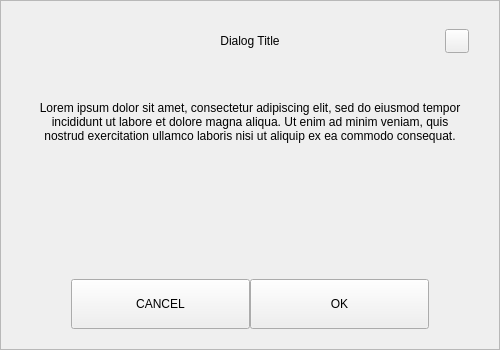
<?xml version="1.0" encoding="UTF-8"?>
<ui version="4.0">
 <class>DefaultDialog</class>
 <widget class="QWidget" name="DefaultDialog">
  <property name="geometry">
   <rect>
    <x>0</x>
    <y>0</y>
    <width>500</width>
    <height>350</height>
   </rect>
  </property>
  <property name="windowTitle">
   <string>Form</string>
  </property>
  <layout class="QVBoxLayout" name="verticalLayout_3">
   <property name="spacing">
    <number>0</number>
   </property>
   <property name="leftMargin">
    <number>0</number>
   </property>
   <property name="topMargin">
    <number>0</number>
   </property>
   <property name="rightMargin">
    <number>0</number>
   </property>
   <property name="bottomMargin">
    <number>0</number>
   </property>
   <item>
    <widget class="QFrame" name="frame">
     <property name="styleSheet">
      <string notr="true"/>
     </property>
     <property name="frameShape">
      <enum>QFrame::StyledPanel</enum>
     </property>
     <property name="frameShadow">
      <enum>QFrame::Raised</enum>
     </property>
     <layout class="QVBoxLayout" name="verticalLayout_2">
      <property name="spacing">
       <number>0</number>
      </property>
      <property name="leftMargin">
       <number>30</number>
      </property>
      <property name="topMargin">
       <number>20</number>
      </property>
      <property name="rightMargin">
       <number>30</number>
      </property>
      <property name="bottomMargin">
       <number>20</number>
      </property>
      <item>
       <layout class="QHBoxLayout" name="horizontalLayout_3">
        <property name="spacing">
         <number>0</number>
        </property>
        <item>
         <spacer name="horizontalSpacer_21">
          <property name="orientation">
           <enum>Qt::Horizontal</enum>
          </property>
          <property name="sizeHint" stdset="0">
           <size>
            <width>40</width>
            <height>20</height>
           </size>
          </property>
         </spacer>
        </item>
        <item>
         <widget class="QLabel" name="labelTitle">
          <property name="minimumSize">
           <size>
            <width>0</width>
            <height>40</height>
           </size>
          </property>
          <property name="maximumSize">
           <size>
            <width>16777215</width>
            <height>40</height>
           </size>
          </property>
          <property name="styleSheet">
           <string notr="true">padding-left:24px;</string>
          </property>
          <property name="text">
           <string notr="true">Dialog Title</string>
          </property>
          <property name="alignment">
           <set>Qt::AlignCenter</set>
          </property>
          <property name="margin">
           <number>7</number>
          </property>
         </widget>
        </item>
        <item>
         <spacer name="horizontalSpacer">
          <property name="orientation">
           <enum>Qt::Horizontal</enum>
          </property>
          <property name="sizeHint" stdset="0">
           <size>
            <width>40</width>
            <height>20</height>
           </size>
          </property>
         </spacer>
        </item>
        <item>
         <widget class="QPushButton" name="btnEsc">
          <property name="minimumSize">
           <size>
            <width>24</width>
            <height>24</height>
           </size>
          </property>
          <property name="maximumSize">
           <size>
            <width>24</width>
            <height>24</height>
           </size>
          </property>
          <property name="focusPolicy">
           <enum>Qt::NoFocus</enum>
          </property>
          <property name="text">
           <string/>
          </property>
         </widget>
        </item>
       </layout>
      </item>
      <item>
       <spacer name="verticalSpacer_2">
        <property name="orientation">
         <enum>Qt::Vertical</enum>
        </property>
        <property name="sizeType">
         <enum>QSizePolicy::Fixed</enum>
        </property>
        <property name="sizeHint" stdset="0">
         <size>
          <width>20</width>
          <height>40</height>
         </size>
        </property>
       </spacer>
      </item>
      <item>
       <widget class="QLabel" name="labelMessage">
        <property name="text">
         <string notr="true">Lorem ipsum dolor sit amet, consectetur adipiscing elit, sed do eiusmod tempor incididunt ut labore et dolore magna aliqua. Ut enim ad minim veniam, quis nostrud exercitation ullamco laboris nisi ut aliquip ex ea commodo consequat.</string>
        </property>
        <property name="alignment">
         <set>Qt::AlignCenter</set>
        </property>
        <property name="wordWrap">
         <bool>true</bool>
        </property>
       </widget>
      </item>
      <item>
       <spacer name="verticalSpacer_3">
        <property name="orientation">
         <enum>Qt::Vertical</enum>
        </property>
        <property name="sizeType">
         <enum>QSizePolicy::Expanding</enum>
        </property>
        <property name="sizeHint" stdset="0">
         <size>
          <width>20</width>
          <height>10</height>
         </size>
        </property>
       </spacer>
      </item>
      <item>
       <layout class="QHBoxLayout" name="horizontalLayout" stretch="0,3,3,0">
        <item>
         <spacer name="horizontalSpacer11">
          <property name="orientation">
           <enum>Qt::Horizontal</enum>
          </property>
          <property name="sizeHint" stdset="0">
           <size>
            <width>40</width>
            <height>20</height>
           </size>
          </property>
         </spacer>
        </item>
        <item>
         <widget class="QPushButton" name="btnCancel">
          <property name="minimumSize">
           <size>
            <width>0</width>
            <height>50</height>
           </size>
          </property>
          <property name="maximumSize">
           <size>
            <width>300</width>
            <height>16777215</height>
           </size>
          </property>
          <property name="focusPolicy">
           <enum>Qt::NoFocus</enum>
          </property>
          <property name="text">
           <string>CANCEL</string>
          </property>
         </widget>
        </item>
        <item>
         <widget class="QPushButton" name="btnSave">
          <property name="minimumSize">
           <size>
            <width>0</width>
            <height>50</height>
           </size>
          </property>
          <property name="maximumSize">
           <size>
            <width>300</width>
            <height>16777215</height>
           </size>
          </property>
          <property name="focusPolicy">
           <enum>Qt::NoFocus</enum>
          </property>
          <property name="text">
           <string>OK</string>
          </property>
         </widget>
        </item>
        <item>
         <spacer name="horizontalSpacer_2">
          <property name="orientation">
           <enum>Qt::Horizontal</enum>
          </property>
          <property name="sizeHint" stdset="0">
           <size>
            <width>40</width>
            <height>20</height>
           </size>
          </property>
         </spacer>
        </item>
       </layout>
      </item>
     </layout>
    </widget>
   </item>
  </layout>
 </widget>
 <resources/>
 <connections/>
</ui>
